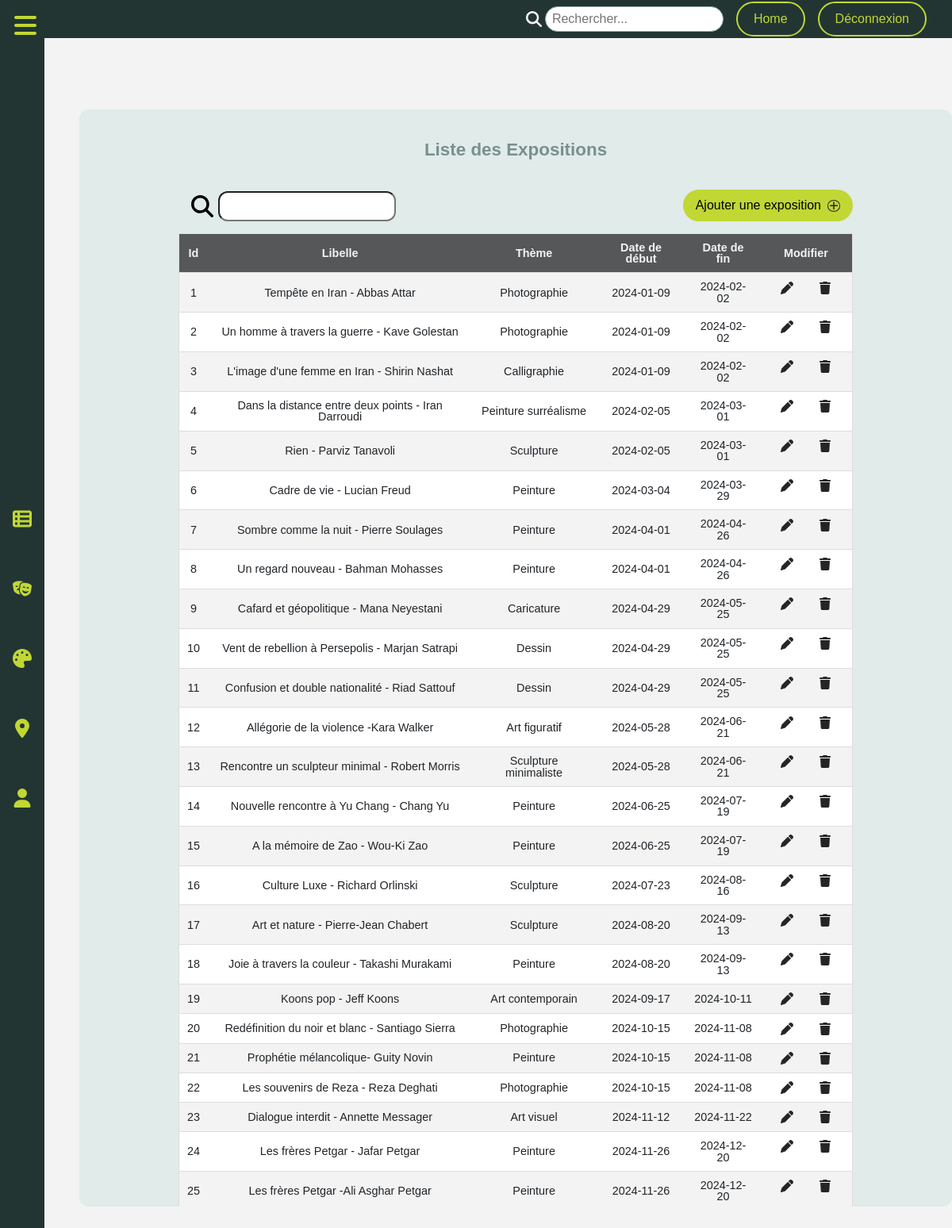
/List-exposition-Mahsa.php, run on the app's committed database.
### tables this page shows
CREATE TABLE `exposition` (
  `Id_Exposition` int(11) NOT NULL,
  `libelle_Exposition` varchar(255) DEFAULT NULL,
  `Date_Debut` date NOT NULL,
  `Date_Fin` date NOT NULL,
  `Horaires_Debut` time NOT NULL,
  `Horaires_Fin` time NOT NULL,
  `Nbre_Oeuvres` int(11) NOT NULL,
  `chemin_Plan` varchar(150) DEFAULT NULL,
  `chemin_Affiche` varchar(100) DEFAULT NULL,
  `Id_Artiste` int(11) NOT NULL,
  `id_Theme` int(11) NOT NULL
);

CREATE TABLE `theme_exposition` (
  `id_Theme` int(11) NOT NULL,
  `libelle_Theme` varchar(150) DEFAULT NULL
);

### includes/components/tab-expositions.php (the view, shortened to what this page needs)
<?php
$sql = "SELECT exposition.*, theme_exposition.*
        FROM exposition
        LEFT JOIN theme_exposition ON exposition.id_Theme = theme_exposition.id_Theme
        ORDER BY exposition.Date_Debut ASC";
$requete = $db -> query($sql);
$expositions = $requete->fetchAll(PDO::FETCH_ASSOC);
;?>
<div class="tab-expo-contain">
<div class="page-exposition">
    <h2 class="title-page-expo">Liste des Expositions</h2>
    <div class="search-container-expo form-divs-list-expo">
        <div class="search-bar-div">
            <button type="submit" class="search-btn"><svg xmlns="http://www.w3.org/2000/svg" viewBox="0 0 512 512"><path d="M416 208c0 45.9-14.9 88.3-40 122.7L502.6 457.4c12.5 12.5 12.5 32.8 0 45.3s-32.8 12.5-45.3 0L330.7 376c-34.4 25.2-76.8 40-122.7 40C93.1 416 0 322.9 0 208S93.1 0 208 0S416 93.1 416 208zM208 352a144 144 0 1 0 0-288 144 144 0 1 0 0 288z"/></svg></button>
            <input type="search" class="search-bar">
        </div>
      <div class="container-button-art-ongoing">
        <button type="button" id="add-oeuvre-expo-now">Ajouter une exposition<svg viewBox="0 0 448 512"><path d="M256 80c0-17.7-14.3-32-32-32s-32 14.3-32 32V224H48c-17.7 0-32 14.3-32 32s14.3 32 32 32H192V432c0 17.7 14.3 32 32 32s32-14.3 32-32V288H400c17.7 0 32-14.3 32-32s-14.3-32-32-32H256V80z"/></svg></button>
    </div>
    </div>
    <div class="table-expo">
      <table class="list-expo" >
        <thead>
          <tr class="first-row">
            <th>Id</th>
            <th>Libelle</th>
            <th>Thème</th>
            <th>Date de début</th>
            <th>Date de fin</th>
            <th>Modifier</th>
          </tr>
        </thead>
        <tbody>
        <?php foreach ($expositions as $expo) : ?>
          <tr>
            <td><?php echo $expo['Id_Exposition'];?></td>
            <td><?php echo $expo['libelle_Exposition'];?></td>
            <td><?php echo $expo['libelle_Theme'];?></td>
            <td><?php echo $expo['Date_Debut'];?></td>
            <td><?php echo $expo['Date_Fin'];?>
            </td>
            <td class="svg-expo">
                <div class="div-icon-expo">
                    <a href="#" class="ctr-icon"></a>
                </div>
                <div class="div-icon-expo">
                    <a href="#" class="ctr-icon"></a>
                </div>
            </td>
          </tr>
          <?php endforeach; ?>
          </tbody>
        </table>
    </div>
  </div>
</div>

### assets/css/style.css (style rules this page uses)
:root { --BGCOLORPU: #252525; --BGCOLORPR: #F3f3f3; --PRIMARY: #565759; --SECONDARY: #E0EBEA; --ACCENT1: #C1D734; --ACCENT3: #FEE440; --ACCENT2: #ed5BE8; --FONTCOLOR: #F3f3f3; --FONTCOLOR2: #252525; --FONTTITLE: "Playfair", sans-serif; --FONTTEXT: "Montserrat", sans-serif; }
body { font-family: var(--FONTTEXT); }
div.container-button-art-ongoing button { width: fit-content; padding: 0.75rem 1rem; border: none; background-color: var(--ACCENT1); border-radius: 50px; position: absolute; right: 0; bottom: 0; }
div.container-button-art-ongoing button svg { margin-left: 0.5em; height: 0.9em; width: 1em; fill: var(--FONTCOLOR2); border-radius: 50%; border: solid 1px var(--FONTCOLOR2); }

### assets/css/styleM.css (style rules this page uses)
.page-exposition h2 { color : #78908E; }
.list-collab th,td { padding: 12px 15px; }
.list-collab tbody,tr { border: 1px solid #ddd; }
td.svg-expo { display: flex; }
.ctr-icon svg { fill: var(--FONTCOLOR2); width: 1rem; height: 1rem; margin: 0 1rem; }
.search-bar-div { display: flex; }
.search-btn { background-color: transparent; border: none; }
.search-btn svg { padding: 0; }
.list-artiste th,td { padding: 10px; }
.list-artiste tbody,tr { border: 1px solid #ddd; }
.tab-expo-contain { height: 100%; width: 100%; overflow-y: scroll; }
.page-exposition { background-color: var(--SECONDARY); width:850px; margin-left: auto; margin-right: auto; border-radius: 12px; }
.title-page-expo { font-family: var(--FONTTITLE); font-weight: 700; width:50%; margin-left: auto; margin-right:auto; margin-bottom: 40px; padding-top: 40px; text-align: center; font-size: 1.4rem; }
.search-container-expo { margin-left: 10px; position: relative; display: flex; align-items: center; }
.search-btn { width: 40px; background-color: transparent; border: none; }
.table-expo { display: flex; justify-content: center; }
.list-expo { border-collapse: collapse; margin: 15px 0; font-size: 0.9rem; min-width:500px; text-align: center; background-color: var(--BGCOLORPR); }
.list-expo thead { background-color: var(--PRIMARY); color: var(--FONTCOLOR); font-weight: bold; text-align: center; border-top-left-radius: 25px; border-top-left-radius: 25px; }
.list-expo th,td { padding: 10px; }
.list-expo tbody,tr { border: 1px solid #ddd; }
.list-expo tr:nth-of-type(even) { background-color: #fff; }
input.search-bar { width: 14rem; border-radius: 12px; padding: 0.5rem; }

### data on the page
exposition: Id_Exposition "1", libelle_Exposition "Tempête en Iran - Abbas Attar", id_Theme.libelle_Theme "Photographie", Date_Debut "2024-01-09", Date_Fin "2024-02-02"
exposition: Id_Exposition "2", libelle_Exposition "Un homme à travers la guerre - Kave Golestan", id_Theme.libelle_Theme "Photographie", Date_Debut "2024-01-09", Date_Fin "2024-02-02"
exposition: Id_Exposition "3", libelle_Exposition "L'image d'une femme en Iran - Shirin Nashat", id_Theme.libelle_Theme "Calligraphie", Date_Debut "2024-01-09", Date_Fin "2024-02-02"
exposition: Id_Exposition "4", libelle_Exposition "Dans la distance entre deux points - Iran Darroudi", id_Theme.libelle_Theme "Peinture surréalisme", Date_Debut "2024-02-05", Date_Fin "2024-03-01"
exposition: Id_Exposition "5", libelle_Exposition "Rien - Parviz Tanavoli", id_Theme.libelle_Theme "Sculpture", Date_Debut "2024-02-05", Date_Fin "2024-03-01"
exposition: Id_Exposition "6", libelle_Exposition "Cadre de vie - Lucian Freud", id_Theme.libelle_Theme "Peinture", Date_Debut "2024-03-04", Date_Fin "2024-03-29"
exposition: Id_Exposition "7", libelle_Exposition "Sombre comme la nuit - Pierre Soulages", id_Theme.libelle_Theme "Peinture", Date_Debut "2024-04-01", Date_Fin "2024-04-26"
exposition: Id_Exposition "8", libelle_Exposition "Un regard nouveau - Bahman Mohasses", id_Theme.libelle_Theme "Peinture", Date_Debut "2024-04-01", Date_Fin "2024-04-26"
exposition: Id_Exposition "9", libelle_Exposition "Cafard et géopolitique - Mana Neyestani", id_Theme.libelle_Theme "Caricature", Date_Debut "2024-04-29", Date_Fin "2024-05-25"
exposition: Id_Exposition "10", libelle_Exposition "Vent de rebellion à Persepolis - Marjan Satrapi", id_Theme.libelle_Theme "Dessin", Date_Debut "2024-04-29", Date_Fin "2024-05-25"
exposition: Id_Exposition "11", libelle_Exposition "Confusion et double nationalité - Riad Sattouf", id_Theme.libelle_Theme "Dessin", Date_Debut "2024-04-29", Date_Fin "2024-05-25"
exposition: Id_Exposition "12", libelle_Exposition "Allégorie de la violence -Kara Walker", id_Theme.libelle_Theme "Art figuratif", Date_Debut "2024-05-28", Date_Fin "2024-06-21"
exposition: Id_Exposition "13", libelle_Exposition "Rencontre un sculpteur minimal - Robert Morris", id_Theme.libelle_Theme "Sculpture minimaliste", Date_Debut "2024-05-28", Date_Fin "2024-06-21"
exposition: Id_Exposition "14", libelle_Exposition "Nouvelle rencontre à Yu Chang - Chang Yu", id_Theme.libelle_Theme "Peinture", Date_Debut "2024-06-25", Date_Fin "2024-07-19"
exposition: Id_Exposition "15", libelle_Exposition "A la mémoire de Zao - Wou-Ki Zao", id_Theme.libelle_Theme "Peinture", Date_Debut "2024-06-25", Date_Fin "2024-07-19"
exposition: Id_Exposition "16", libelle_Exposition "Culture Luxe - Richard Orlinski", id_Theme.libelle_Theme "Sculpture", Date_Debut "2024-07-23", Date_Fin "2024-08-16"
exposition: Id_Exposition "17", libelle_Exposition "Art et nature - Pierre-Jean Chabert", id_Theme.libelle_Theme "Sculpture", Date_Debut "2024-08-20", Date_Fin "2024-09-13"
exposition: Id_Exposition "18", libelle_Exposition "Joie à travers la couleur - Takashi Murakami", id_Theme.libelle_Theme "Peinture", Date_Debut "2024-08-20", Date_Fin "2024-09-13"
exposition: Id_Exposition "19", libelle_Exposition "Koons pop - Jeff Koons", id_Theme.libelle_Theme "Art contemporain", Date_Debut "2024-09-17", Date_Fin "2024-10-11"
exposition: Id_Exposition "20", libelle_Exposition "Redéfinition du noir et blanc - Santiago Sierra", id_Theme.libelle_Theme "Photographie", Date_Debut "2024-10-15", Date_Fin "2024-11-08"
exposition: Id_Exposition "21", libelle_Exposition "Prophétie mélancolique- Guity Novin", id_Theme.libelle_Theme "Peinture", Date_Debut "2024-10-15", Date_Fin "2024-11-08"
exposition: Id_Exposition "22", libelle_Exposition "Les souvenirs de Reza - Reza Deghati", id_Theme.libelle_Theme "Photographie", Date_Debut "2024-10-15", Date_Fin "2024-11-08"
exposition: Id_Exposition "23", libelle_Exposition "Dialogue interdit - Annette Messager", id_Theme.libelle_Theme "Art visuel", Date_Debut "2024-11-12", Date_Fin "2024-11-22"
exposition: Id_Exposition "24", libelle_Exposition "Les frères Petgar - Jafar Petgar", id_Theme.libelle_Theme "Peinture", Date_Debut "2024-11-26", Date_Fin "2024-12-20"
exposition: Id_Exposition "25", libelle_Exposition "Les frères Petgar -Ali Asghar Petgar", id_Theme.libelle_Theme "Peinture", Date_Debut "2024-11-26", Date_Fin "2024-12-20"
